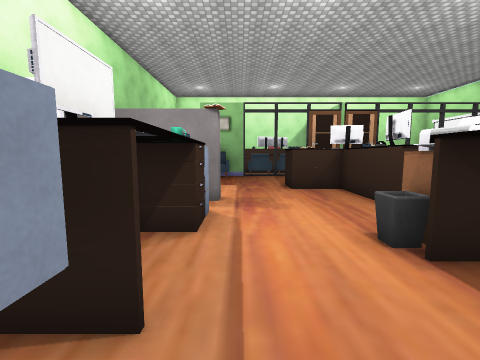
[1] (above)

24 first-person views from a walk through a 3-D level made in the Unity game engine. The camera is 1.5 m above the floor, tilts 6° down and sees 90° across. The floor is counted in squares, 1 m on a side. Each view is taken from the middle of a square. On the plan, view 1 faces up. The plan holds only what a view shows up to about 13 squares ahead; the rest is blank. The place goes on beyond the plan. The player character is not drawn. Some surface patterns are stand-ins.

[2]
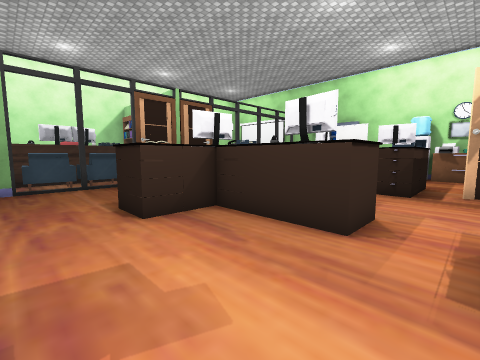

[3]
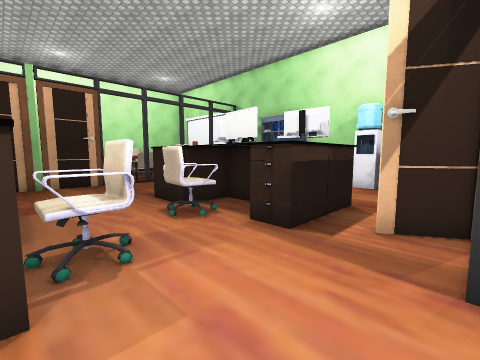

[4]
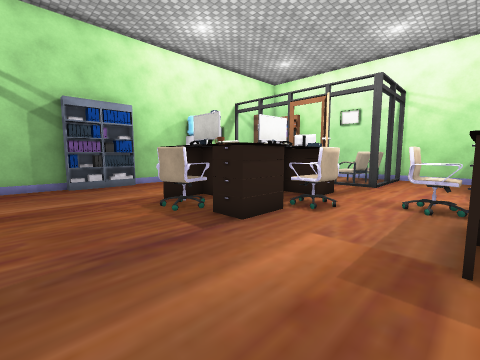

[5]
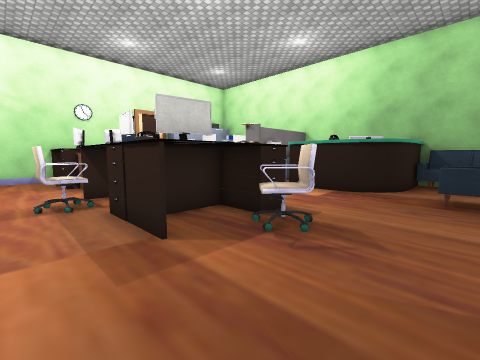

[6]
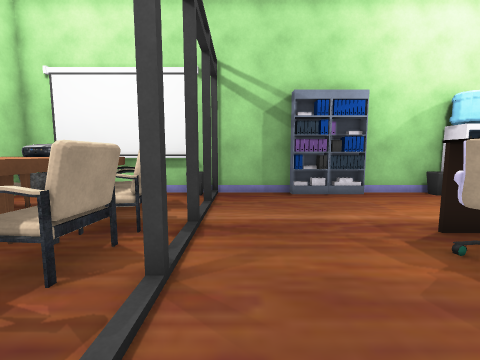

[7]
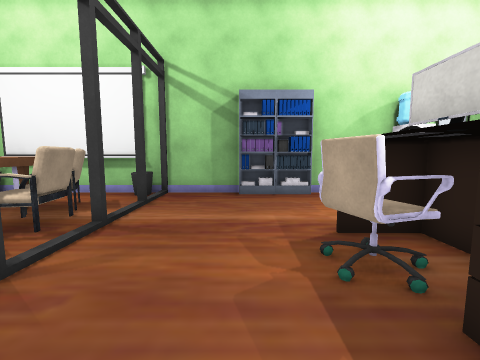

[8]
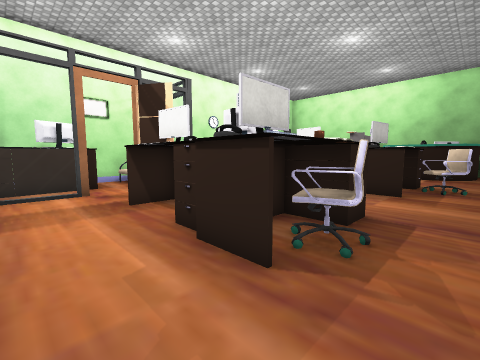

[9]
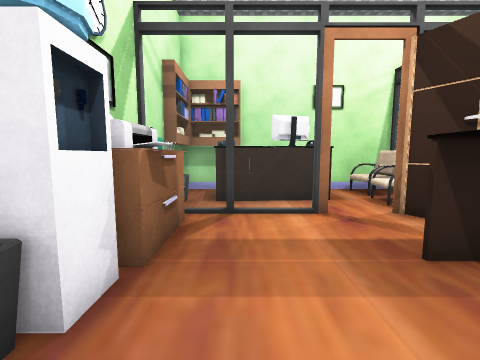

[10]
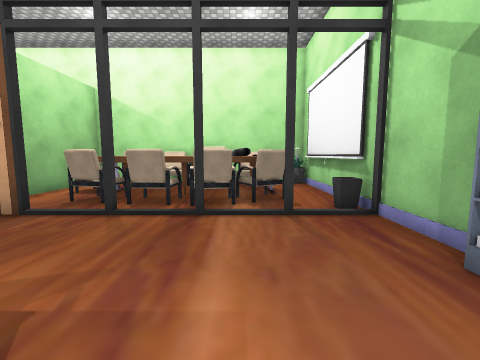

[11]
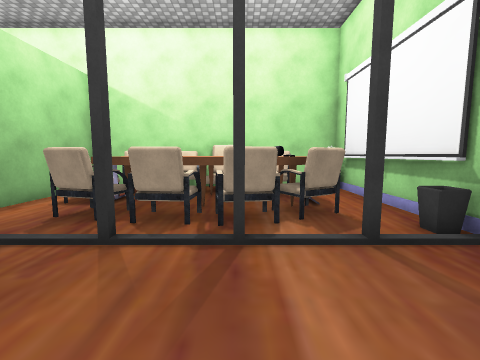

[12]
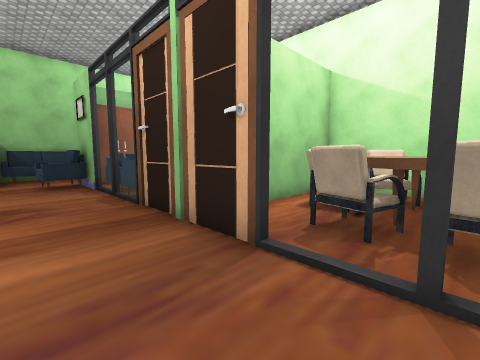

[13]
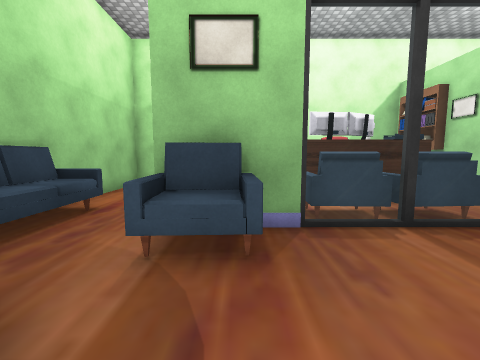

[14]
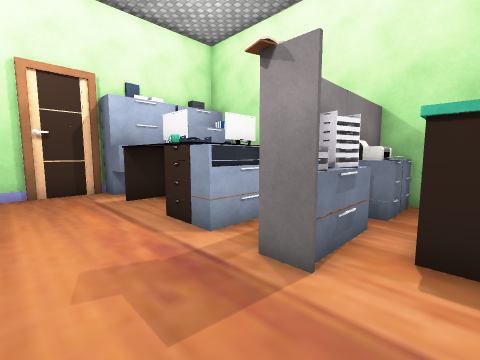

[15]
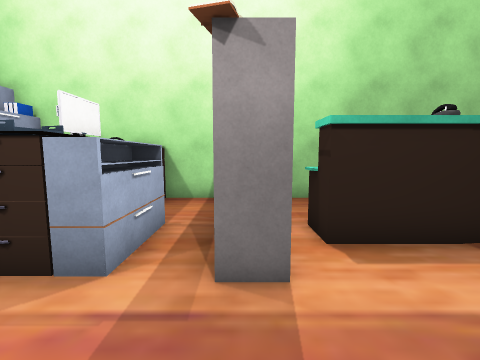

[16]
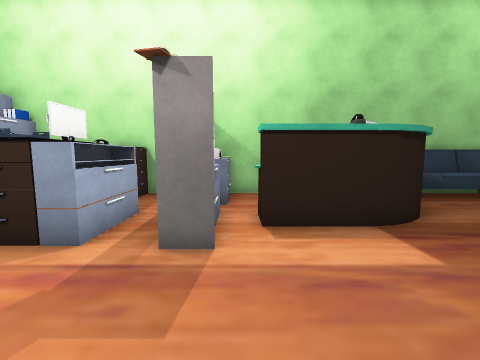

[17]
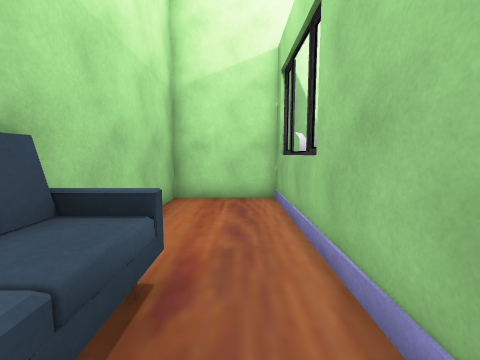

[18]
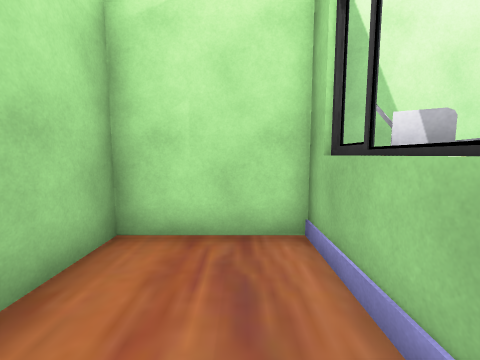

[19]
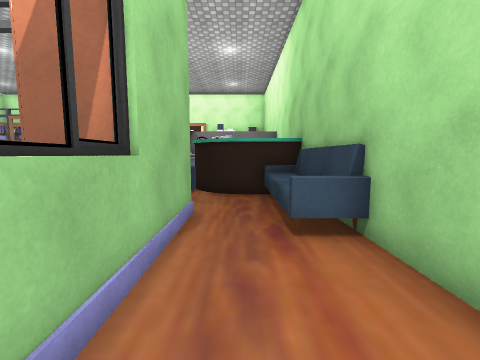

[20]
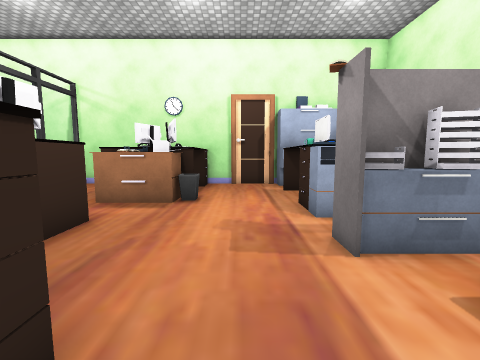

[21]
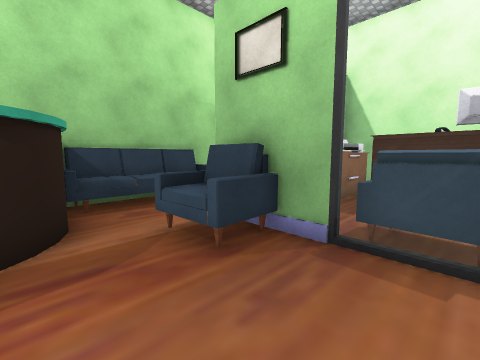

[22]
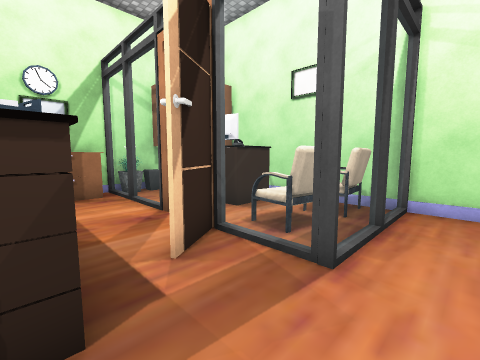

[23]
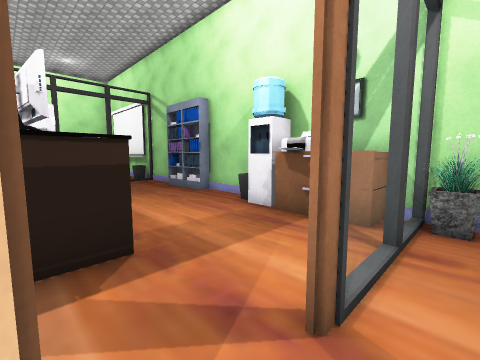

[24]
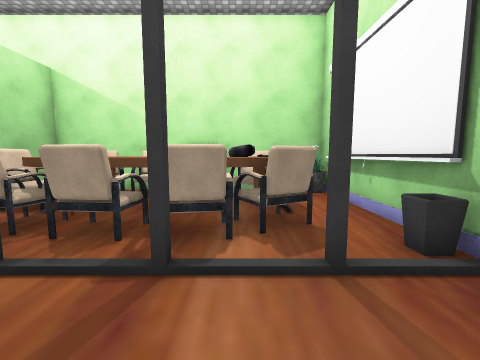

### Floor plan
Key: @ floor where view 1 was taken; # wall or solid block; . floor; / step, stairs or slope; = window, fence, low wall or low ledge; ^ raised ledge; C cabinet; E desk; A armchair; H chair; B box; S sofa; W wardrobe; O other object.
Columns run from 7 left of view 1 to 19 right of it. Each row starts with its distance up from view 1.
 25 ######
 24 #.../##       ####BBBB###B#
 23 #.../CC   OO  #.BBBBBBBB.B#
 22 #.../CC    O  #.BB^^^ ^^.##
 21 #.../CC       #BB^^  ^^^.##
 20 #.../WW###### #.BB^ ^^^^.#
 19  SS./WW.AAAA.  ..BBBBBBB.##
 18  SS./#W.AAAA.   .BBBBBBB.##
 17  SS./###====#####==#=#=##=#
 16  SS..AA...................#
 15  SS..AA...................#
 14  ###.......H.............##
 13    ##.....HH.......H.....C#
 12     ##....#..#...##H#....C#
 11 #    #....#  #...#####....#
 10 #...^#....####..H##EE#....#
  9 #..........# ...H#.E.....=#
  8 #CC##C#....# #H....E.....##
  7 #.......... ##....#EE...CC
  6 #...CCC.................CC
  5  EE  EE...........#.....CC#
  4   EEEE....CCC....==#.#===##
  3       ......CE...BB......B#
  2      EE....EE....BB.#####=#
  1        ....E ....BB.#   #
  0       #@..EE ....BB.    #
 -1       #####  #########

Positions as (right, up) in squares from view 1, and headings:
1: (0, 0), facing up
2: (0, 5), facing up-right
3: (6, 4), facing up-right
4: (6, 16), facing down-right
5: (8, 16), facing down-left
6: (9, 16), facing right
7: (9, 14), facing right
8: (16, 14), facing down-left
9: (16, 10), facing down
10: (15, 11), facing up
11: (14, 13), facing up
12: (12, 14), facing up-left
13: (-1, 12), facing up
14: (2, 10), facing down-left
15: (2, 8), facing left
16: (3, 9), facing left
17: (-4, 16), facing up
18: (-4, 20), facing up
19: (-4, 23), facing down
20: (1, 12), facing down
21: (2, 13), facing up-left
22: (8, 7), facing down-right
23: (12, 3), facing up-right
24: (15, 14), facing up
